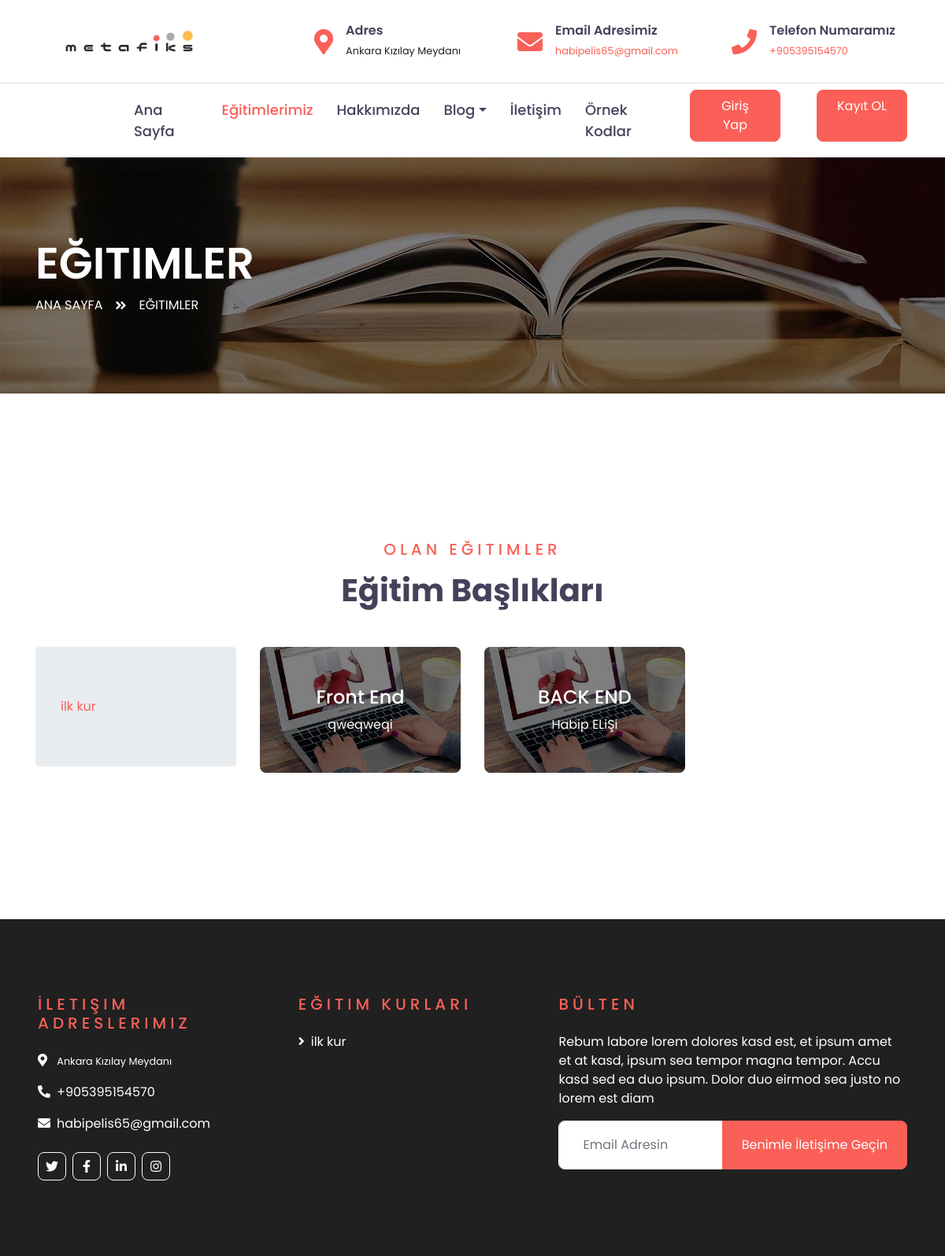
/egitimler/, run on the app's committed database.
### anasayfa/models.py (models this page shows)
class sayfa_logosu(models.Model):
    sayfa_logo = models.FileField(upload_to='logo/',blank = True,null = True,verbose_name="Sayfaya Logo Ekleyin")

class adres(models.Model):
    sirket_adresi = models.CharField(max_length=200)

class email_adres(models.Model):
    sirket_email_adresi = models.EmailField(max_length=200)

class numara(models.Model):
    sirket_numarasi = models.CharField(max_length=11)

### egitimler/models.py (models this page shows, shortened)
class kurlar(models.Model):
    kur_Adi = models.CharField(max_length= 100)

class egitimler(models.Model):
    STATUS = (
        ('True', 'Evet'),
        ('False', 'Hayır'),
    )
    kapak_image=models.ImageField(upload_to='images/',null=True)
    category = models.ForeignKey(kategoriler, on_delete=models.CASCADE)
    isim = models.CharField(max_length=150)
    link = models.CharField(max_length=100 , null="True")
    odeme_linki = models.CharField(max_length=255 , null="True")
    keywords = models.CharField(max_length=255)
    aciklama_kart1 = models.CharField(max_length=100)
    aciklama_kart2 = models.CharField(max_length=100)
    aciklama_kart3 = models.CharField(max_length=100)
    aciklama_kart4 = models.CharField(max_length=100)
    aciklama_kart5 = models.CharField(max_length=100)
    egitim_gunleri = models.CharField(max_length=250)
    image=models.ImageField(upload_to='images/',null=False)
    fiyat = models.DecimalField(max_digits=12, decimal_places=2,default=0)
    kontejan=models.IntegerField(default=0)
    urun_sag_metin=RichTextField()
    Durum=models.CharField(max_length=10,choices=STATUS)
    create_at=models.DateTimeField(auto_now_add=True)
    toplam_egitim_saati =models.CharField(max_length=50)
    egitim_tarihi=models.DateTimeField()
    egitim_bitis_tarihi = models.DateTimeField()
    urun_aciklama=RichTextField()
    urun_mufredat=RichTextField()
    urun_tarih_ucret=RichTextField()
    urun_sertifikalar=RichTextField()

### anasayfa/views.py (the view)
# urls.py: path('egitimler/',anasayfa.egitimler,name="egitimler"),
def egitimler(request):
    kurlarrim = kurlar.objects.all()
    content = {"adresler":adresler,"email_adresi":email_adresi,
    "logo":logo,"numara":numaras,"facebook":facebook,"insta":insta,
    "twit":twit,"linkdin":linkdin,"egitimleri":egitimleri,"kurlarrim":kurlarrim}
    return render(request,"egitimler_temps/index.html",content)

### templates/egitimler_temps/index.html (shortened to what this page needs)
{% extends "leyout.html" %}
{% block footer %}
{% include "includes/footer.html" %}
{% endblock footer %}
{% block header %}
    <div class="container-fluid">
        <div class="row border-top px-xl-5">
            <div class="col-lg-1 d-none d-lg-block">
            </div>
            <div class="col-lg-8">
                <nav class="navbar navbar-expand-lg bg-light navbar-light py-3 py-lg-0 px-0">
                    <div class="collapse navbar-collapse justify-content-between" id="navbarCollapse">
                        <div class="navbar-nav py-0">
                            <a href="/" class="nav-item nav-link ">Ana Sayfa</a>
                            <a href="/egitimler/" class="nav-item nav-link active">Eğitimlerimiz</a>
                            <a href="/hakkimizda/" class="nav-item nav-link">Hakkımızda</a>
                            <div class="nav-item dropdown">
                                <a href="#" class="nav-link dropdown-toggle" data-toggle="dropdown">Blog</a>
                            </div>
                            <a href="contact.html" class="nav-item nav-link">İletişim</a>
                            <a href="course.html" class="nav-item nav-link">Örnek Kodlar</a>
                        </div>
                    </div>
                </nav>
            </div>
            <div class="col-lg-3">
                <div class="row mt-2">
                    <a class="btn btn-primary py-2 px-4 ml-auto d-none d-lg-block col-lg-5 " href="">Giriş Yap</a>
                    <span class="col-lg-2"></span>
                    <a class="btn btn-primary py-2 px-4 ml-auto d-none d-lg-block col-lg-5" href="">Kayıt OL</a>
                </div>
            </div>
        </div>
    </div>
    <div class="container-fluid page-header" style="margin-bottom: 90px;">
        <div class="container">
            <div class="d-flex flex-column justify-content-center" style="min-height: 300px">
                <h3 class="display-4 text-white text-uppercase">Eğitimler</h3>
                <div class="d-inline-flex text-white">
                    <p class="m-0 text-uppercase"><a class="text-white" href="/">Ana Sayfa</a></p>
                    <i class="fa fa-angle-double-right pt-1 px-3"></i>
                    <p class="m-0 text-uppercase">Eğitimler</p>
                </div>
            </div>
        </div>
    </div>
{% endblock header %}
        {% block sidebar %}
    {% include "egitimler_temps/sidebar.html" %}
    {% endblock sidebar %}

### templates/leyout.html (shortened to what this page needs)
{% load static  %}
<!DOCTYPE html>
<html lang="en">
<head>
    <link href="https://cdnjs.cloudflare.com/ajax/libs/font-awesome/5.10.0/css/all.min.css" rel="stylesheet">
    <link href="lib/owlcarousel/assets/owl.carousel.min.css" rel="stylesheet">
    <link href="{% static 'css/style.css' %}" rel="stylesheet">
</head>
<body>
    <div class="container-fluid d-none d-lg-block">
        <div class="row align-items-center py-4 px-xl-5">
            <div class="col-lg-3">
                <a href="" class="text-decoration-none">
                    <img src="{{logo.sayfa_logo.url}}" width="200"  alt="Metafiks logosu"  >
                </a>
            </div>
            <div class="col-lg-3 text-right">
                <div class="d-inline-flex align-items-center">
                    <i class="fa fa-2x fa-map-marker-alt text-primary mr-3"></i>
                    <div class="text-left">
                        <h6 class="font-weight-semi-bold mb-1">Adres</h6>
                        <small>{{adresler.sirket_adresi}}</small>
                    </div>
                </div>
            </div>
            <div class="col-lg-3 text-right">
                <div class="d-inline-flex align-items-center">
                    <i class="fa fa-2x fa-envelope text-primary mr-3"></i>
                    <div class="text-left">
                        <h6 class="font-weight-semi-bold mb-1">Email Adresimiz</h6>
                        <a href="mailto:{{email_adresi.sirket_email_adresi}}"><small>{{email_adresi.sirket_email_adresi}}</small></a>
                    </div>
                </div>
            </div>
            <div class="col-lg-3 text-right">
                <div class="d-inline-flex align-items-center">
                    <i class="fa fa-2x fa-phone text-primary mr-3"></i>
                    <div class="text-left">
                        <h6 class="font-weight-semi-bold mb-1">Telefon Numaramız</h6>
                        <a href="tel:+9{{numara.sirket_numarasi}}"><small>+9{{numara.sirket_numarasi}}</small></a>
                    </div>
                </div>
            </div>
        </div>
    </div>
   {% block header %}
   {% endblock header %}
    {% block sidebar %}
    {% endblock sidebar %}
    {% block footer %}
    {% endblock footer %}
</body>
</html>

### templates/egitimler_temps/sidebar.html
    <div class="container-fluid py-5">
        <div class="container pt-5 pb-3">
            <div class="text-center mb-5">
                <h5 class="text-primary text-uppercase mb-3" style="letter-spacing: 5px;">Olan Eğitimler</h5>
                <h1>Eğitim Başlıkları</h1>
            </div>
            <div class="row">
                <div class="col-lg-3">
                    <div class="jumbotron">
                    {% for i in kurlarrim %}
                        {% if kur.kur_Adi.id == i.id %}
                            <a style="color:black;" href="/egitimler/{{i.id}}" >{{i.kur_Adi}}</a>
                        {% else %}
                         <a  href="/egitimler/{{i.id}}" >{{i.kur_Adi}}</a>
                        {% endif %}
                        {% endfor %}
                      </div>
                </div>
                <div class="col-lg-9">
            <div class="row">
            {% if kur %}
                {% for i in kur %}
                <div class="col-lg-4 col-md-6 mb-4" style="box-sizing: border-box;">
                    <div style="box-sizing: border-box;" class="cat-item position-relative overflow-hidden rounded mb-2">
                        <img class="img-fluid" width="400" src="{{i.ders.kapak_image.url}}" alt="">
                        <a class="cat-overlay text-white text-decoration-none" href="/egitimdetay/{{i.ders.id}}">
                            <h4 class="text-white font-weight-medium">{{i.ders.isim}}</h4>
                            <span>{{i.egitim_tarihi}}</span>
                        </a>
                    </div>
                </div>
                 {% endfor %}
            {% else %}
            {% for i in egitimleri %}
                <div class="col-lg-4 col-md-6 mb-4" style="box-sizing: border-box;">
                    <div style="box-sizing: border-box;" class="cat-item position-relative overflow-hidden rounded mb-2">
                        <img class="img-fluid" width="400" src="{{i.kapak_image.url}}" alt="">
                        <a class="cat-overlay text-white text-decoration-none" href="/egitimdetay/{{i.id}}">
                            <h4 class="text-white font-weight-medium">{{i.isim}}</h4>
                            <span>{{i.aciklama_kart1}}i</span>
                        </a>
                    </div>
                </div>
                 {% endfor %}
                {% endif %}
            </div></div>
        </div>
        </div>
    </div>

### templates/includes/footer.html
    <div class="container-fluid text-white py-5 px-sm-3 px-lg-5" style="margin-top: 90px; background-color: #202020;">
        <div class="row pt-5">
            <div class="col-lg-7 col-md-12">
                <div class="row">
                    <div class="col-md-6 mb-5">
                        <h5 class="text-primary text-uppercase mb-4" style="letter-spacing: 5px;">İletişim Adreslerimiz</h5>
                        <p><i class="fa fa-map-marker-alt mr-2"></i> <small style="color: white;" >{{adresler.sirket_adresi}}</small></p>
                        <p><i class="fa fa-phone-alt mr-2"></i><a style="color: white;" href="tel:+9{{numara.sirket_numarasi}}">+9{{numara.sirket_numarasi}}</a></p>
                        <p><i class="fa fa-envelope mr-2"></i><a style="color: white;" href="mailto:{{email_adresi.sirket_email_adresi}}">{{email_adresi.sirket_email_adresi}}</a></p>
                        <div class="d-flex justify-content-start mt-4">
                            <a class="btn btn-outline-light btn-square mr-2" href="{{twit.link}}"><i class="fab fa-twitter"></i></a>
                            <a class="btn btn-outline-light btn-square mr-2" href="{{facebook.link}}"><i class="fab fa-facebook-f"></i></a>
                            <a class="btn btn-outline-light btn-square mr-2" href="{{linkdin.link}}"><i class="fab fa-linkedin-in"></i></a>
                            <a class="btn btn-outline-light btn-square" href="{{insta.link}}"><i class="fab fa-instagram"></i></a>
                        </div>
                    </div>
                    <div class="col-md-6 mb-5">
                        <h5 class="text-primary text-uppercase mb-4" style="letter-spacing: 5px;">Eğitim Kurları</h5>
                        <div class="d-flex flex-column justify-content-start">
                            {% for i in kurlarrim %}
                            <a class="text-white mb-2" href="/egitimler/{{i.id}}"><i class="fa fa-angle-right mr-2"></i>{{i.kur_Adi}}</a>
                        {% endfor %}
                        </div>
                    </div>
                </div>
            </div>
            <div class="col-lg-5 col-md-12 mb-5">
                <h5 class="text-primary text-uppercase mb-4" style="letter-spacing: 5px;">Bülten</h5>
                <p>Rebum labore lorem dolores kasd est, et ipsum amet et at kasd, ipsum sea tempor magna tempor. Accu kasd sed ea duo ipsum. Dolor duo eirmod sea justo no lorem est diam</p>
                <div class="w-100">
                        <form class="input-group" >
                        <input type="email" class="form-control border-light" style="padding: 30px;" placeholder="Email Adresin">
                        <div class="input-group-append">
                            <button type="submit" class="btn btn-primary px-4">Benimle İletişime Geçin</button>
                        </div>
                        </form>
                </div>
            </div>
        </div>
    </div>

### data on the page
sayfa_logosu: sayfa_logo (picture)
adres: sirket_adresi "Ankara Kızılay Meydanı"
email_adres: sirket_email_adresi "habipelis65@gmail.com"
numara: sirket_numarasi "05395154570"
kurlar: kur_Adi "ilk kur"
egitimler: kapak_image (picture), isim "Front End", aciklama_kart1 "qweqweq"
egitimler: kapak_image (picture), isim "BACK END", aciklama_kart1 "Habip ELiŞ"
